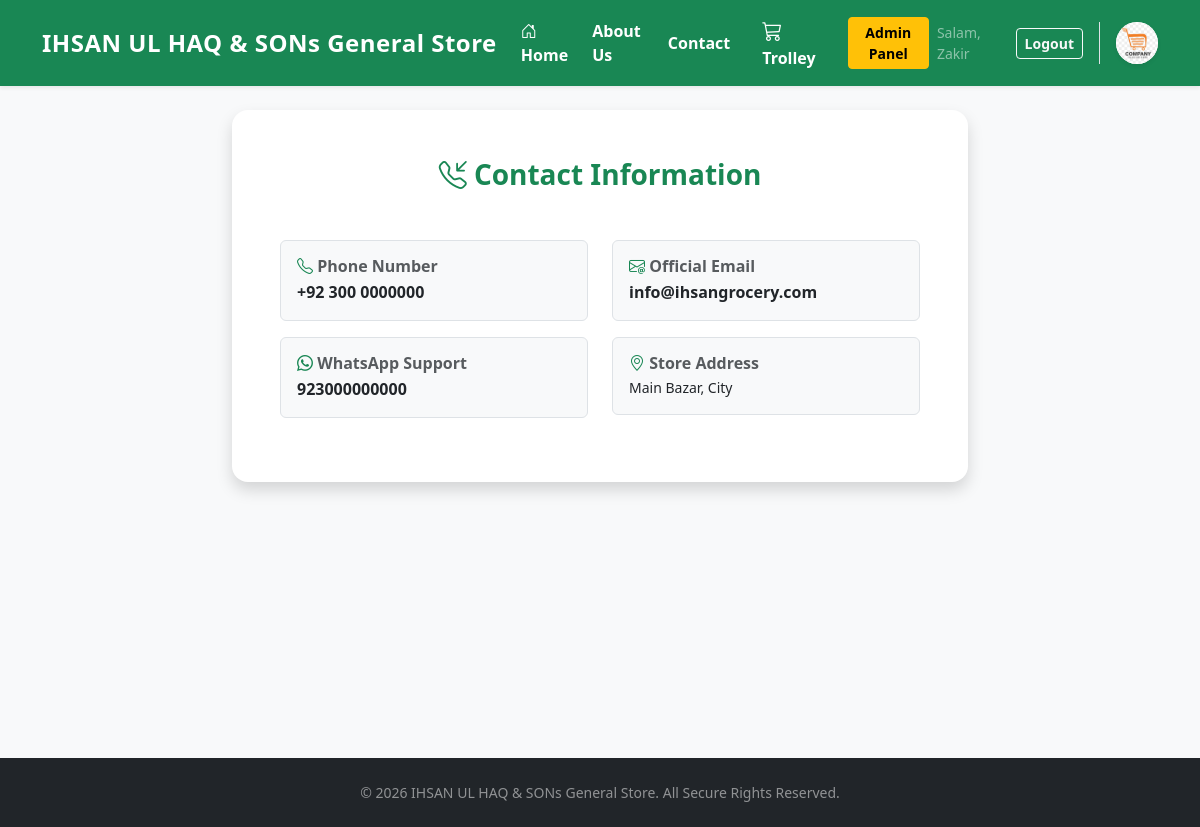
/contact (signed in), run on the app's committed database.
### tables this page shows
CREATE TABLE site_settings (key TEXT PRIMARY KEY, value TEXT);

### routes/customer.py (the view)
@customer_bp.route('/contact')
def contact():
    return render_template('contact.html')

### database/db_handler.py (called while the page is built)
def get_db_connection():
    conn = sqlite3.connect(DATABASE_NAME)
    conn.row_factory = sqlite3.Row
    return conn

### templates/contact.html
{% extends "base.html" %}
{% block content %}
<div class="row justify-content-center">
    <div class="col-md-8">
        <div class="card shadow border-0 p-5 rounded-4 bg-white">
            <h3 class="fw-bold text-success mb-4 text-center"><i class="bi bi-telephone-inbound"></i> Contact Information</h3>
            <div class="row mt-4">
                <div class="col-md-6 mb-3">
                    <div class="p-3 border rounded bg-light">
                        <h6 class="fw-bold text-muted mb-1"><i class="bi bi-telephone text-success"></i> Phone Number</h6>
                        <p class="mb-0 text-dark fw-semibold">{{ contact_phone or '+92 300 0000000' }}</p>
                    </div>
                </div>
                <div class="col-md-6 mb-3">
                    <div class="p-3 border rounded bg-light">
                        <h6 class="fw-bold text-muted mb-1"><i class="bi bi-envelope-at text-success"></i> Official Email</h6>
                        <p class="mb-0 text-dark fw-semibold">{{ contact_email or 'info@ihsanstore.com' }}</p>
                    </div>
                </div>
                <div class="col-md-6 mb-3">
                    <div class="p-3 border rounded bg-light">
                        <h6 class="fw-bold text-muted mb-1"><i class="bi bi-whatsapp text-success"></i> WhatsApp Support</h6>
                        <p class="mb-0 text-dark fw-semibold">{{ whatsapp_no or '+92 300 0000000' }}</p>
                    </div>
                </div>
                <div class="col-md-6 mb-3">
                    <div class="p-3 border rounded bg-light">
                        <h6 class="fw-bold text-muted mb-1"><i class="bi bi-geo-alt text-success"></i> Store Address</h6>
                        <p class="mb-0 text-dark small">{{ contact_address or 'Main Bazar' }}</p>
                    </div>
                </div>
            </div>
        </div>
    </div>
</div>
{% endblock %}

### templates/base.html (shortened to what this page needs)
<!DOCTYPE html>
<html lang="en">
<head>
    <link href="https://cdn.jsdelivr.net/npm/bootstrap@5.3.0/dist/css/bootstrap.min.css" rel="stylesheet">
    <link rel="stylesheet" href="https://cdn.jsdelivr.net/npm/bootstrap-icons@1.10.5/font/bootstrap-icons.css">
    <link rel="stylesheet" href="/static/css/style.css">
</head>
<body class="bg-light">
    <nav class="navbar navbar-expand-lg navbar-dark bg-success shadow-sm sticky-top">
        <div class="container">
            <a class="navbar-brand fw-bold fs-4" href="{{ url_for('customer.home') }}">{{ site_title }}</a>
            <div class="collapse navbar-collapse" id="navbarNav">
                <ul class="navbar-nav ms-auto align-items-center">
                    <li class="nav-item"><a class="nav-link text-white fw-semibold me-2" href="{{ url_for('customer.home') }}"><i class="bi bi-house-door"></i> Home</a></li>
                    <li class="nav-item"><a class="nav-link text-white fw-semibold me-2" href="{{ url_for('customer.about') }}">About Us</a></li>
                    <li class="nav-item"><a class="nav-link text-white fw-semibold me-3" href="{{ url_for('customer.contact') }}">Contact</a></li>
                    <li class="nav-item">
                        <a class="nav-link text-white fw-semibold position-relative me-4" href="{{ url_for('customer.view_cart') }}">
                            <i class="bi bi-cart3 fs-5"></i> Trolley
                        </a>
                    </li>
                    {% if session.get('user_id') %}
                        {% if session.get('role') == 'admin' %}
                            <li class="nav-item"><a class="btn btn-warning btn-sm fw-bold me-2" href="{{ url_for('admin.dashboard') }}">Admin Panel</a></li>
                        {% endif %}
                        <li class="nav-item text-white-50 me-3 small">Salam, {{ session.get('username') }}</li>
                        <li class="nav-item"><a class="btn btn-outline-light btn-sm fw-semibold me-3" href="{{ url_for('auth.logout') }}">Logout</a></li>
                    {% else %}
                        <li class="nav-item"><a class="nav-link text-white small me-2" href="{{ url_for('auth.login') }}">Login</a></li>
                        <li class="nav-item"><a class="btn btn-light btn-sm text-success fw-bold px-3 ms-2 me-3" href="{{ url_for('auth.register') }}">Sign Up</a></li>
                    {% endif %}
                    <li class="nav-item border-start ps-3 d-none d-lg-block">
                        <img src="/static/logo.png" alt="Brand Logo" class="rounded-circle bg-white shadow-sm" style="height: 42px; width: 42px; object-fit: contain;" onerror="this.style.display='none'">
                    </li>
                </ul>
            </div>
        </div>
    </nav>
    <div class="container mt-4" style="min-height: 75vh;">
        {% block content %}{% endblock %}
    </div>
    <footer class="bg-dark text-white text-center py-4 mt-5">
        <p class="mb-0 small text-white-50">&copy; 2026 {{ site_title }}. All Secure Rights Reserved.</p>
    </footer>
</body>
</html>

### static/css/style.css (style rules this page uses)
body { display: flex; flex-direction: column; min-height: 100vh; }
.navbar-brand { font-size: 1.5rem; letter-spacing: 0.5px; }
footer { margin-top: auto; }

### data on the page
site_settings: value "IHSAN UL HAQ & SONs General Store"
site_settings: value "+92 300 0000000"
site_settings: value "info@ihsangrocery.com"
site_settings: value "923000000000"
site_settings: value "Main Bazar, City"

### other printed values
{{ session.get('username') }} "Zakir"
